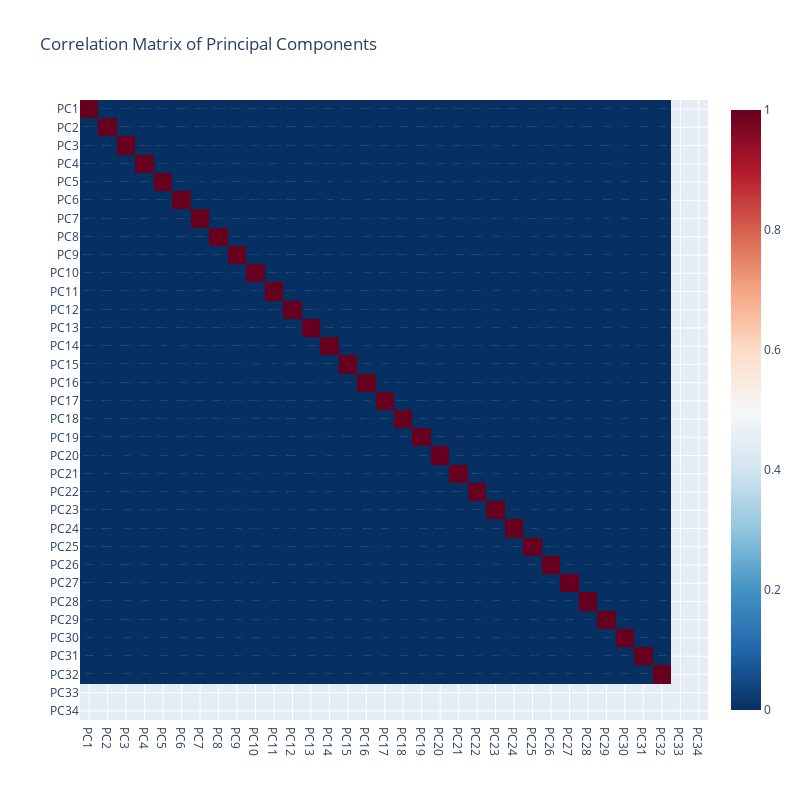

Notebook source saved alongside this figure:
### Code cell
corr_PC = scores_df.corr()

fig_corr_PC = px.imshow(
    corr_PC,
    text_auto=True,
    color_continuous_scale="RdBu_r",
    aspect="auto",
    title="Correlation Matrix of Principal Components"
)
fig_corr_PC.update_layout(
    width=800,
    height=800,
)
fig_corr_PC.show()

### Figure 1 — Plotly figure (JSON) as saved in the notebook; plotly's stock layout.template omitted (floating-point values rounded to 4 significant figures; data arrays with more than 128 entries replaced by an {"elided": "..."} marker saying what was removed)
{"data": [{"coloraxis": "coloraxis", "hovertemplate": "x: %{x}<br>y: %{y}<br>color: %{z}<extra></extra>", "name": "0", "texttemplate": "%{z}", "type": "heatmap", "x": ["PC1", "PC2", "PC3", "PC4", "PC5", "PC6", "PC7", "PC8", "PC9", "PC10", "PC11", "PC12", "PC13", "PC14", "PC15", "PC16", "PC17", "PC18", "PC19", "PC20", "PC21", "PC22", "PC23", "PC24", "PC25", "PC26", "PC27", "PC28", "PC29", "PC30", "PC31", "PC32", "PC33", "PC34"], "xaxis": "x", "y": ["PC1", "PC2", "PC3", "PC4", "PC5", "PC6", "PC7", "PC8", "PC9", "PC10", "PC11", "PC12", "PC13", "PC14", "PC15", "PC16", "PC17", "PC18", "PC19", "PC20", "PC21", "PC22", "PC23", "PC24", "PC25", "PC26", "PC27", "PC28", "PC29", "PC30", "PC31", "PC32", "PC33", "PC34"], "yaxis": "y", "z": {"elided": "34x34 float values"}}], "layout": {"coloraxis": {"colorscale": [[0, "rgb(5,48,97)"], [0.1, "rgb(33,102,172)"], [0.2, "rgb(67,147,195)"], [0.3, "rgb(146,197,222)"], [0.4, "rgb(209,229,240)"], [0.5, "rgb(247,247,247)"], [0.6, "rgb(253,219,199)"], [0.7, "rgb(244,165,130)"], [0.8, "rgb(214,96,77)"], [0.9, "rgb(178,24,43)"], [1, "rgb(103,0,31)"]]}, "height": 800, "title": {"text": "Correlation Matrix of Principal Components"}, "width": 800, "xaxis": {"anchor": "y", "domain": [0, 1]}, "yaxis": {"anchor": "x", "autorange": "reversed", "domain": [0, 1]}}}
